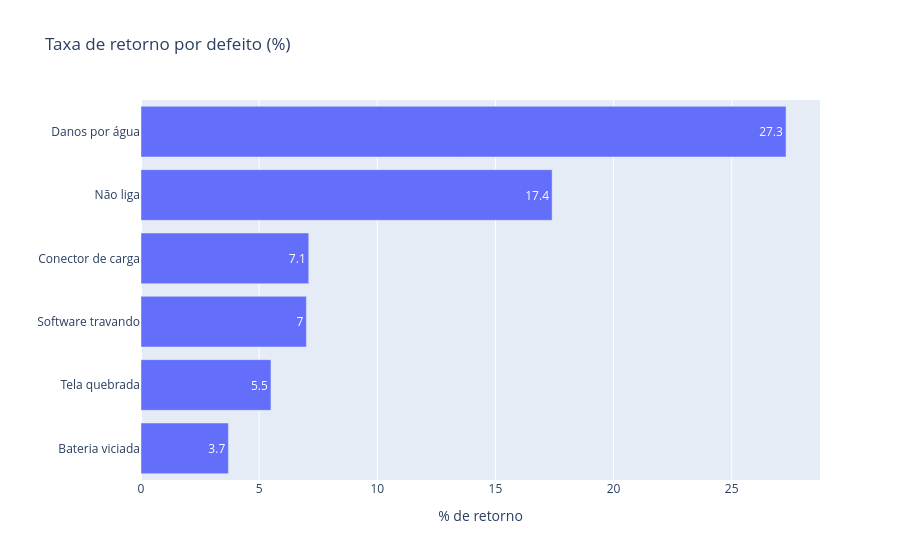

Notebook cell for this chart:
### Markdown cell above
## 5. Taxa de retorno na garantia

### Code cell
# Taxa de retorno = OS que voltaram na garantia / OS entregues
def taxa_retorno(coluna):
    taxa = entregues.groupby(coluna)["retorno_garantia"].apply(lambda s: (s == "Sim").mean() * 100)
    return taxa.round(1).sort_values().reset_index(name="taxa_retorno")

print(f"Taxa de retorno geral: {(entregues['retorno_garantia'] == 'Sim').mean():.1%}")

retorno_defeito = taxa_retorno("defeito")
fig = px.bar(retorno_defeito, x="taxa_retorno", y="defeito", orientation="h",
             title="Taxa de retorno por defeito (%)", text="taxa_retorno")
fig.update_layout(xaxis_title="% de retorno", yaxis_title="")
fig.show()

### Figure 1 — Plotly figure (JSON) as saved in the notebook; plotly's stock layout.template omitted (floating-point values rounded to 4 significant figures)
{"data": [{"hovertemplate": "taxa_retorno=%{text}<br>defeito=%{y}<extra></extra>", "legendgroup": "", "marker": {"color": "#636efa", "pattern": {"shape": ""}}, "name": "", "orientation": "h", "showlegend": false, "text": [3.7, 5.5, 7.0, 7.1, 17.4, 27.3], "textposition": "auto", "type": "bar", "x": [3.7, 5.5, 7.0, 7.1, 17.4, 27.3], "xaxis": "x", "y": ["Bateria viciada", "Tela quebrada", "Software travando", "Conector de carga", "Não liga", "Danos por água"], "yaxis": "y"}], "layout": {"barmode": "relative", "legend": {"tracegroupgap": 0}, "title": {"text": "Taxa de retorno por defeito (%)"}, "xaxis": {"anchor": "y", "domain": [0.0, 1.0], "title": {"text": "% de retorno"}}, "yaxis": {"anchor": "x", "domain": [0.0, 1.0], "title": {"text": ""}}}}
